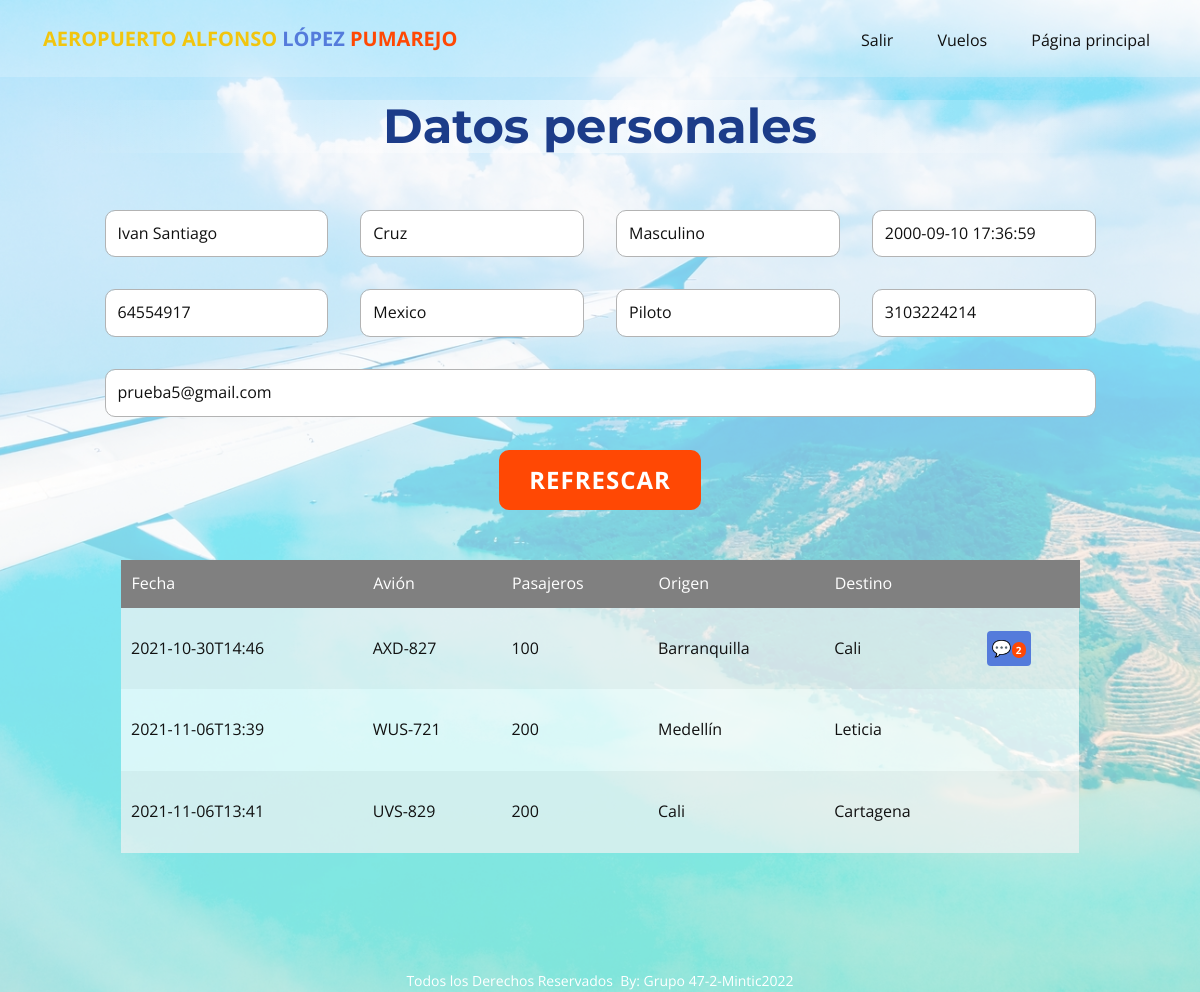
/piloto (signed in), run on the app's committed database.
### tables this page shows
CREATE TABLE Usuario (idUser VARCHAR (150) NOT NULL UNIQUE PRIMARY KEY, idRol int (1) REFERENCES Roles (idRol) ON DELETE CASCADE ON UPDATE CASCADE DEFAULT (1), nombres varchar (50), apellidos varchar (50), tipoDocumento varchar (50), pais varchar (50), genero varchar (30), fechaNacimiento datetime, codigoMarcacion varchar (10), telefono int (20), correo varchar (120) UNIQUE NOT NULL, password varchar (255));

CREATE TABLE Vuelo (idVuelo INTEGER PRIMARY KEY AUTOINCREMENT UNIQUE NOT NULL, estadoVuelo varchar (20), origenVuelo varchar (50), destinoVuelo varchar (50), capacidad int (3), avion varchar (30), fechaVuelo timestamp, idPiloto VARCHAR (150) REFERENCES Usuario (idUser) ON DELETE CASCADE ON UPDATE CASCADE NOT NULL, idcoPiloto VARCHAR (150) REFERENCES Usuario (idUser) ON DELETE SET NULL ON UPDATE SET NULL);

### main.py (the view)
@app.route("/piloto", methods = ["GET", "POST"])
def piloto():
   if 'idUser' in session and session["rol"] == 2:
      vueloPiloto = ""
      datosPiloto = ""
      piloto = Piloto()
      vueloPiloto = piloto.consultarVuelos(session["idUser"])
      datosPiloto = piloto.consultarPerfil(session["idUser"])
      return render_template("piloto.html", vueloPiloto = vueloPiloto, datosPiloto=datosPiloto)
   else:
      flash('Usted no tiene permisos para acceder a esta página.', 'errormsg')
      return redirect(url_for('paginaprincipal'))

### clases.py (called while the page is built)
def dict_factory(cursor, row):
    d = {}
    for idx, col in enumerate(cursor.description):
        d[col[0]] = row[idx]
    return d

    def sql_connection(self):
        try:
            con=sqlite3.connect('database/database.db')
            con.row_factory = dict_factory
            return con
        except Error:
            print(Error)

    def consultarVuelos(self, idUser):
        sentencia = "SELECT i.estadoVuelo, i.capacidad, i.avion, i.fechaVuelo, i.origenVuelo, i.destinoVuelo, i.idVuelo, (SELECT COUNT (*) FROM Review WHERE idVuelo = i.idVuelo) as reviews FROM Vuelo i LEFT JOIN Usuario t ON i.idPiloto = t.idUser WHERE i.idPiloto = ? OR i.idcoPiloto =?"
        db = Database()
        con = db.sql_connection()
        cursorObj = con.cursor()
        cursorObj.execute(sentencia,[idUser, idUser])
        con.commit()
        pilotovuelo = cursorObj.fetchall()
        con.close()
        return pilotovuelo

    def consultarPerfil(self, idUser):
        sentencia = "SELECT nombres, apellidos, genero, fechaNacimiento, idUser, pais, idRol, telefono, correo FROM Usuario WHERE idUser = ?"
        db = Database()
        con = db.sql_connection()
        cursorObj = con.cursor()
        cursorObj.execute(sentencia,[idUser])
        con.commit()
        pilotodata = cursorObj.fetchone()
        con.close()
        return pilotodata

### templates/piloto.html (shortened to what this page needs)
<!DOCTYPE html>
<html style="font-size: 16px;">
  <head>
    <link rel="stylesheet" href="../static/nicepage.css" media="screen">
<link rel="stylesheet" href="../static/piloto.css" media="screen">
  </head>
  <body class="u-body">
        {% include 'menu.html' %}
    <section class="u-align-center u-clearfix u-image u-section-1" id="sec-c882" data-image-width="1600" data-image-height="1067">
      <div class="u-clearfix u-sheet u-sheet-1">
        <div class="u-container-style u-expanded-width u-group u-shape-rectangle u-group-1">
          <div class="u-container-layout u-container-layout-1">
            <h1 class="u-align-center u-custom-font u-font-montserrat u-text u-text-custom-color-5 u-title u-text-1">Datos personales</h1>
            <div class="u-form u-form-1">
              <form action="#" method="POST" class="u-clearfix u-form-spacing-32 u-form-vertical u-inner-form" source="custom" name="datapiloto" style="padding: 41px;">
                <div class="u-form-group u-form-name u-form-partition-factor-4 u-form-group-1">
                  <input type="text" placeholder="Nombre(s)" id="name-dc01" readonly name="nombres" value="{{datosPiloto.nombres}}" class="u-border-1 u-border-grey-30 u-input u-input-rectangle u-radius-10 u-white" required="">
                </div>
                <div class="u-form-group u-form-partition-factor-4 u-form-group-2">
                  <input type="text" placeholder="Apellido(s)" id="name-0b98" readonly name="apellidos" value="{{datosPiloto.apellidos}}" class="u-border-1 u-border-grey-30 u-input u-input-rectangle u-radius-10 u-white" required="required">
                </div>
                <div class="u-form-group u-form-partition-factor-4 u-form-select u-form-group-3">
                  <div class="u-form-select-wrapper">
                  <input type="text" placeholder="Genero" id="text222" readonly name="genero" value="{{datosPiloto.genero}}" class="u-border-1 u-border-grey-30 u-input u-input-rectangle u-radius-10 u-white">
                </div>
                </div>
                <div class="u-form-date u-form-group u-form-partition-factor-4 u-form-group-4">
                  <input type="text" placeholder="Fecha de nacimiento" id="text333" readonly name="fecha" value="{{datosPiloto.fechaNacimiento}}" class="u-border-1 u-border-grey-30 u-input u-input-rectangle u-radius-10 u-white">
                </div>
                <div class="u-form-group u-form-partition-factor-4 u-form-group-5">
                  <input type="text" placeholder="Número de documento" id="text-5686" readonly name="numdocumento" value="{{datosPiloto.idUser}}" class="u-border-1 u-border-grey-30 u-input u-input-rectangle u-radius-10 u-white">
                </div>
                <div class="u-form-group u-form-partition-factor-4 u-form-select u-form-group-6">
                  <div class="u-form-select-wrapper">
                  <input type="text" placeholder="País de nacimiento" id="text111" readonly name="paisdenacimiento" value="{{datosPiloto.pais}}" class="u-border-1 u-border-grey-30 u-input u-input-rectangle u-radius-10 u-white">
                  </div>
                </div>
                <div class="u-form-group u-form-partition-factor-4 u-form-group-7">
                  <input type="text" placeholder="Cargo" id="text-a7d2" readonly name="cargo" value="Piloto" class="u-border-1 u-border-grey-30 u-input u-input-rectangle u-radius-10 u-white">
                </div>
                <div class="u-form-group u-form-partition-factor-4 u-form-phone u-form-group-8">
                  <input type="tel" placeholder="Número de telefono" id="text-5435" readonly name="numtelefono" value="{{datosPiloto.telefono}}" class="u-border-1 u-border-grey-30 u-input u-input-rectangle u-radius-10 u-white">
                </div>
                <div class="u-form-group u-form-group-9">
                  <input type="text" placeholder="e-mail" id="text-666" readonly name="email" value="{{datosPiloto.correo}}" class="u-border-1 u-border-grey-30 u-input u-input-rectangle u-radius-10 u-white">
                </div>
                <div class="u-align-center u-form-group u-form-submit">
                  <a href="../" class="u-btn u-btn-round u-btn-submit u-button-style u-radius-10 u-btn-1">Refrescar<br>
                  </a>
                </div>
              </form>
            </div>
            {%if vueloPiloto %}
            <div class="u-align-center u-table u-table-responsive u-table-1">
              <table class="u-table-entity">
                <thead class="u-grey-50 u-table-header u-table-header-1">
                  <tr style="height: 46px;">
                    <th class="u-border-1 u-border-grey-50 u-table-cell">Fecha</th>
                    <th class="u-border-1 u-border-grey-50 u-table-cell">Avión</th>
                    <th class="u-border-1 u-border-grey-50 u-table-cell">Pasajeros</th>
                    <th class="u-border-1 u-border-grey-50 u-table-cell">Origen</th>
                    <th class="u-border-1 u-border-grey-50 u-table-cell">Destino</th>
                    <th class="u-border-1 u-border-grey-50 u-table-cell"></th>
                  </tr>
                </thead>
                <tbody class="u-table-body u-table-body-1">
                  {% for algo in vueloPiloto %}
                  <tr style="height: 82px;">
                    <td class="u-border-1 u-border-grey-40 u-border-no-left u-border-no-right u-table-cell">{{algo.fechaVuelo}}</td>
                    <td class="u-border-1 u-border-grey-40 u-border-no-left u-border-no-right u-table-cell">{{algo.avion}}</td>
                    <td class="u-border-1 u-border-grey-40 u-border-no-left u-border-no-right u-table-cell">{{algo.capacidad}}</td>
                    <td class="u-border-1 u-border-grey-40 u-border-no-left u-border-no-right u-table-cell">{{algo.origenVuelo}}</td>
                    <td class="u-border-1 u-border-grey-40 u-border-no-left u-border-no-right u-table-cell">{{algo.destinoVuelo}}</td>
                    <td class="u-border-1 u-border-grey-40 u-border-no-left u-border-no-right u-table-cell">
                      {% if algo.reviews %}
                      <a href="vuelo/{{algo.idVuelo}}/comentarios" class="u-border-none u-btn u-btn-round" style="
                    background: #547bdb !important; padding: 5px;
                "> 💬 <span class="numreviews">{{algo.reviews}}</span></a>
                      {% endif %}
                      </td>
                  </tr>
                  {% endfor %}
                </tbody>
              </table>
            </div>
            {% endif %}
          </div>
        </div>
      </div>
    </section>
    <footer class="u-align-center u-clearfix u-footer u-grey-80 u-footer" id="sec-7e24"><div class="u-clearfix u-sheet u-sheet-1">
        <p class="u-small-text u-text u-text-variant u-text-1"> Todos los Derechos Reservados&nbsp;
By: Grupo 47-2-Mintic2022</p>
      </div></footer>
  </body>
</html>

### static/piloto.css (style rules this page uses)
.u-section-1 .u-group-1 { margin-top: 16px; margin-bottom: 60px; }
.u-section-1 .u-container-layout-1 { padding: 7px 0; }
.u-section-1 .u-text-1 { font-size: 3rem; font-weight: 700; margin: 0 23px; }
.u-section-1 .u-form-1 { height: 754px; width: 1073px; margin: 16px auto 0; }
.u-section-1 .u-form-group-1 { margin-left: 0; }
.u-section-1 .u-form-group-2 { margin-left: 0; }
.u-section-1 .u-form-group-3 { margin-left: 0; }
.u-section-1 .u-form-group-4 { margin-left: 0; }
.u-section-1 .u-form-group-5 { margin-left: 0; }
.u-section-1 .u-form-group-6 { margin-left: 0; }
.u-section-1 .u-form-group-7 { margin-left: 0; }
.u-section-1 .u-form-group-8 { margin-left: 0; }
.u-section-1 .u-form-group-9 { margin-left: 0; }
.u-section-1 .u-btn-1 { font-size: 1.5rem; margin-bottom: 0; padding: 11px 30px; }
.u-section-1 .u-table-1 { width: 959px; margin: 9px auto 0; }
.u-section-1 .u-table-header-1 { background-image: none; }
.u-section-1 .u-table-body-1 { background-image: none; }

### data on the page
Usuario: nombres "Ivan Santiago", apellidos "Cruz", genero "Masculino", fecha "2000-09-10 17:36:59", numdocumento "64554917", paisdenacimiento "Mexico", numtelefono "3103224214", email "prueba5@gmail.com"
Vuelo: fechaVuelo "2021-10-30T14:46", avion "AXD-827", capacidad "100", origenVuelo "Barranquilla", destinoVuelo "Cali", reviews "2"
Vuelo: fechaVuelo "2021-11-06T13:39", avion "WUS-721", capacidad "200", origenVuelo "Medellín", destinoVuelo "Leticia"
Vuelo: fechaVuelo "2021-11-06T13:41", avion "UVS-829", capacidad "200", origenVuelo "Cali", destinoVuelo "Cartagena"
